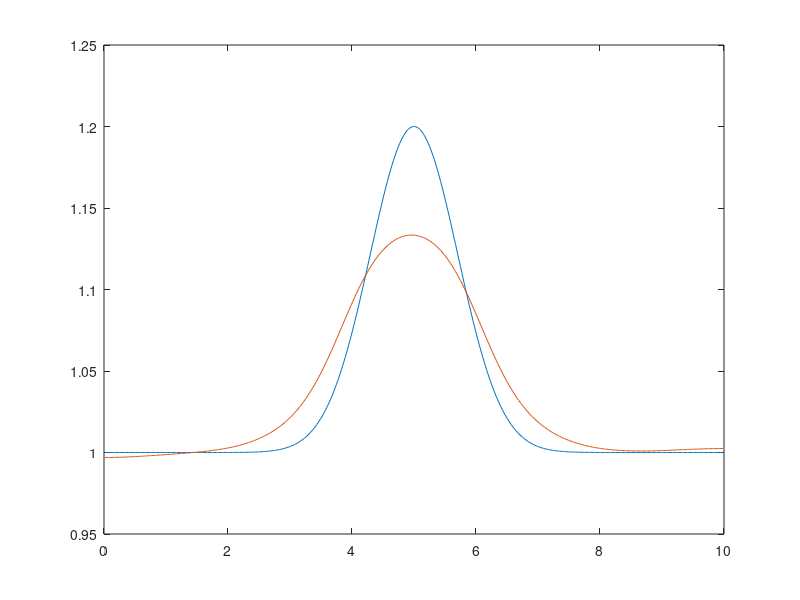

Recreate this plot in MATLAB.
%% advect linearization
clear all;
clc;
close all;
addpath(['/Users/kevin/SkyDrive/KTH Work/LaTeX Reports',...
    '/HW4-High Resolution shock-capturing methods/matlabfiles/']);

%% Parameters
N = 500;
L = 10.;
dx = L/N; % Grid spacing
H = 1;
g = 9.8;
c = g*sqrt(H); % Wave speed
tau = dx/c; % Time Step
coeff = -tau/(2*dx);
nStep = 3*L/(c*tau);
nCells = 1:N;
ghostCellOneSide = 2;
cellsPlusGhost = 1:(N+2*ghostCellOneSide);
%% Boundary Conditions
w = 0.1*L; % Width
x = (nCells-1/2)*dx; % Grid points
a = 1/5*H;
h = H + a*exp(-(x-L/2).^2/(w^2));
h = padarray(h',ghostCellOneSide)';
% Boundary Conditions
m = c*tau*h/max(h);
%% BC
% needs to be changed if ghostCellOneSide is changed
h(1) = h(4);
h(2) = h(3);
m(1) = m(4)*(-1);
m(2) = m(3)*(-1);
h(N+4) = h(N+1);
h(N+3) = h(N+2);
m(N+4) = m(N+1)*(-1);
m(N+3) = m(N+2)*(-1);
%%
iWithGhost = ((1+ghostCellOneSide):(N+ghostCellOneSide));
im = iWithGhost-1;
ip = im+2
%% Record the initial state
hplot(:,1) = h(:);
mplot(:,1) = m(:);
flux = (1/2*g*h.^2 + (m.^2)./h);
%% Loo
for iStep=1:(round(nStep))
    hOld=h;
    mOld=m;
    flux = (1/2*g*hOld.^2 + (mOld.^2)./hOld);
    h(3:(N+2)) = .5*(hOld(ip)+hOld(im)) + coeff*(m(ip)-m(im));
    m(3:(N+2)) = .5*(mOld(ip)+mOld(im)) + coeff*(flux(ip)-flux(im));
    h(1) = h(4);
    h(2) = h(3);
    m(1) = m(4)*(-1);
    m(2) = m(3)*(-1);
    h(N+4) = h(N+1);
    h(N+3) = h(N+2);
    m(N+4) = m(N+1)*(-1);
    m(N+3) = m(N+2)*(-1);
    hplot(:,(iStep+1)) = h(:);
    mplot(:,(iStep+1)) = m(:);
end

%% Plot
% figure(1); clf;
% plot(x,hplot(3:(N+2),1),'-',x,h,'--');
% legend('t=0  ','t=1');
% xlabel('x');  ylabel('h(x,t)');
% title(sprintf('$h(x,t)$ $\\Delta t=$%0.2g,',...
%     ' $\\epsilon =$ %g',tau,a),...
%     'Interpreter','latex')
%% h plot1
figure(2)
for ip = 1:2:nStep
    clf;
    plot(x,hplot((3:(N+2)),1))
    hold on;
    plot(x,hplot((3:(N+2)),ip),'-');
    pause(.01)
end
%% m plot
% figure(3)
% for ip = 1:8:nStep
%     clf;
%     plot(x,mplot(:,1))
%     hold on;
%     plot(x,mplot(:,ip),'-');
%     pause(.01)
% end
%%
printYesNo = 0;
if printYesNo == 1
    saveFigurePath = ['/Users/kevin/SkyDrive/KTH Work/'...
        'LaTeX Reports/HW4-High Resolution shock-capturing'...
        'methods/Figures/'];
    set(figure(1), 'PaperPositionMode', 'auto');
    print('-depsc2', [saveFigurePath ...
        sprintf('plot1%g',floor(tau^-1))]);
end
